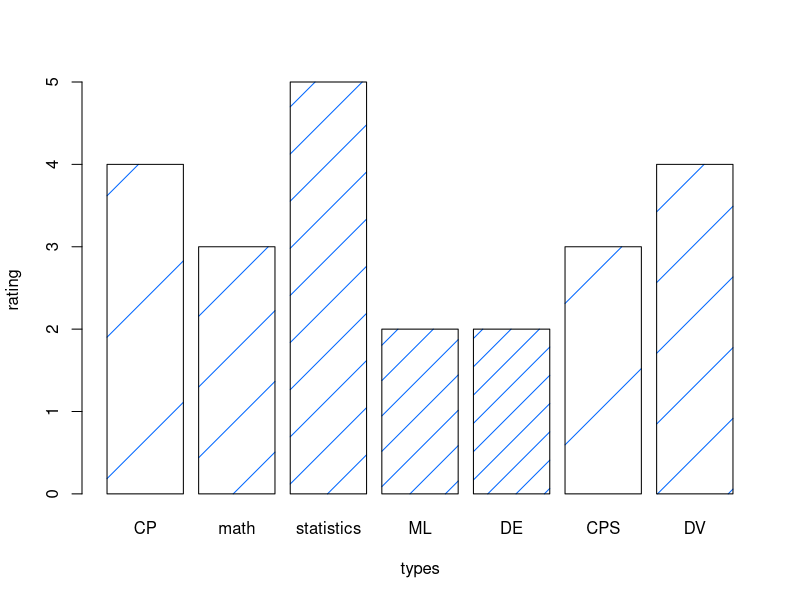

This chart was generated by the following R code:
## ---- chunk 1
x <- c(4,3,5,2,2,3,4)
skills <- c("CP","math","statistics","ML","DE","CPS","DV")
barplot(x , names.arg=skills, beside = T, legend.text = T, xlab = "types", ylab = "rating", density=seq(1,5), col = "#0066FFFF")
